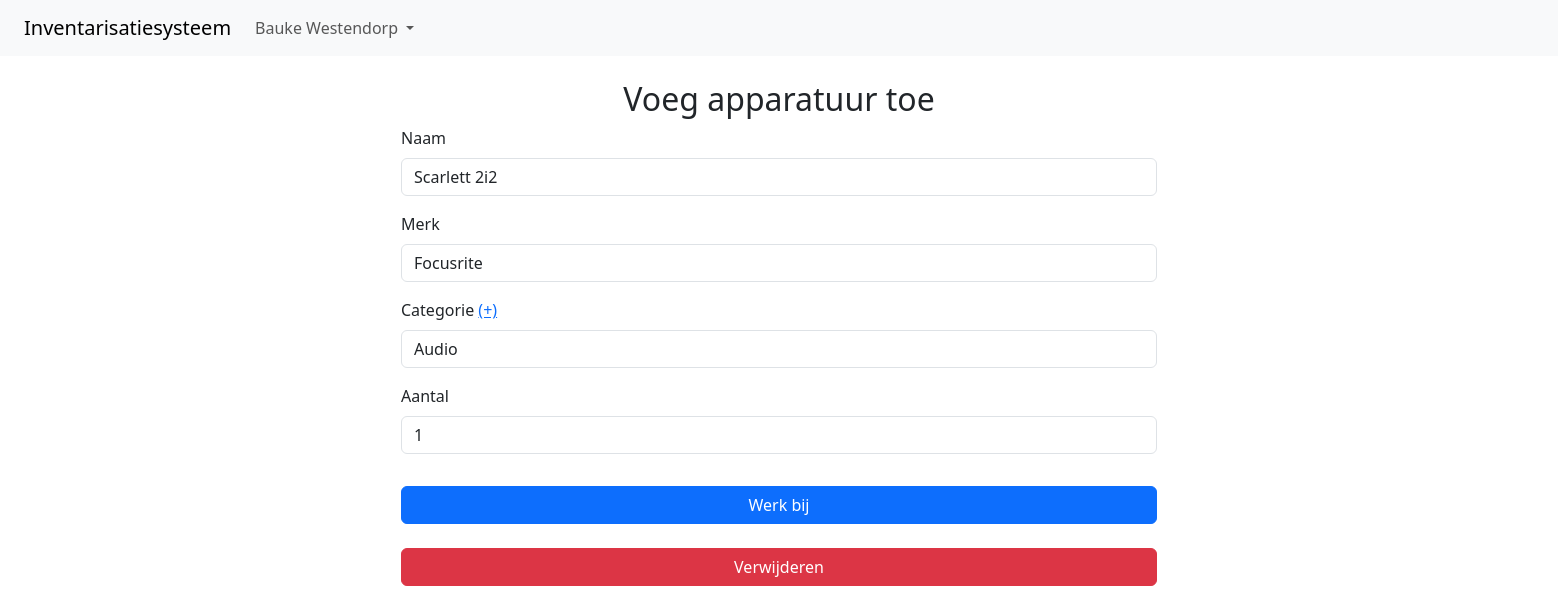
The app's page /equipment/2/edit (signed in) with its own data.
### models.py (models this page shows, shortened)
class User(db.Model, UserMixin):
    id = db.Column(db.Integer, primary_key=True)
    username = db.Column(db.String(60), unique=True, nullable=False)
    email = db.Column(db.String(120), unique=True, nullable=False)
    password = db.Column(db.String(60), nullable=False)

class Equipment(db.Model):
    id = db.Column(db.Integer, primary_key=True)
    name = db.Column(db.String(100), nullable=False)
    brand = db.Column(db.String(100), nullable=False)
    category_id = db.Column(db.Integer, db.ForeignKey('category.id'), nullable=False)
    category = db.relationship('Category', foreign_keys=[category_id])
    count = db.Column(db.Integer, nullable=False)

### routes.py (the view, shortened to what this page needs)
@app.route('/equipment/<int:id>/edit', methods=['GET', 'POST'])
@login_required
def equipment_edit(id):
    equipment = Equipment.query.get_or_404(id)
    form = EquipmentForm(obj=equipment)
    form.category.choices = [(category.id, category.name) for category in Category.query.all()]
    form.submit.label.text = "Werk bij"
    return render_template("equipment.html", title="Bewerk apparatuur", form=form, equipment_id=id)

### forms.py
class EquipmentForm(FlaskForm):
    name = StringField("Naam", validators=[DataRequired(), Length(min=1, max=100)])
    brand = StringField("Merk", validators=[DataRequired(), Length(min=1, max=100)])
    category = SelectField("Categorie", validators=[DataRequired()])
    count = IntegerField("Aantal", validators=[DataRequired(), NumberRange(min=2)])
    submit = SubmitField("Voeg toe")

### app.py (called while the page is built)
@app.before_request
def create_tables():
    db.create_all()

### models.py (called while the page is built)
@login_manager.user_loader
def load_user(user_id):
    return User.query.get(int(user_id))

    def __repr__(self):
        return f"Category('{self.id}', '{self.name}')"

### templates/equipment.html (shortened to what this page needs)
{% extends "base.html" %} {% block content %}
<div class="mt-4 row justify-content-center">
    <div class="col-md-6">
        <h2 class="text-center">Voeg apparatuur toe</h2>
        <form class="d-flex flex-column" style="gap: 1rem" method="POST" action="">
            <div class="form-group">
                {{ form.name.label(class="form-label") }}
                {{ form.name(class="form-control") }}
            </div>
            <div class="form-group">
                {{ form.brand.label(class="form-label") }}
                {{ form.brand(class="form-control") }}
            </div>
            <div class="form-group">
                {{ form.category.label(class="form-label") }}
                <a href="/category/add">(+)</a>
                {{ form.category(class="form-control") }}
            </div>
            <div class="form-group">
                {{ form.count.label(class="form-label") }}
                {{ form.count(class="form-control") }}
            </div>
            <div class="form-group mt-3">
                {{ form.submit(class="btn btn-primary w-100") }}
            </div>
        </form>
        {% if equipment_id %}
            <a href="/equipment/{{equipment_id}}/delete" class="btn btn-danger w-100 mt-4">Verwijderen</a>
        {% endif %}
    <br>
    </div>
</div>
{% endblock %}

### templates/base.html (shortened to what this page needs)
<!doctype html>
<html lang="en">
    <head>
        <link
            href="https://cdn.jsdelivr.net/npm/bootstrap@5.3.3/dist/css/bootstrap.min.css"
            rel="stylesheet"
        />
        <link rel="stylesheet" href="{{ url_for('static', filename='main.css') }}">
    </head>
    <body>
        <nav class="px-4 py-2 navbar navbar-expand-lg navbar-light bg-light">
            <a class="navbar-brand" href="/">Inventarisatiesysteem</a>
            <div class="collapse navbar-collapse">
                <ul class="navbar-nav ml-auto">
                    {% if current_user.is_authenticated %}
                        <li class="nav-item dropdown">
                            <a class="nav-link dropdown-toggle"
                                href="#"
                                id="navbarDropdown"
                                role="button"
                                data-bs-toggle="dropdown"
                                aria-haspopup="true"
                                aria-expanded="false"
                            >
                                {{ current_user.username }}
                            </a>
                        </li>
                    {% else %}
                        <li class="nav-item">
                            <a class="nav-link" href="/login">Login</a>
                        </li>
                    {% endif %}
                </ul>
            </div>
        </nav>
        <div id="page">
            {% block content %} {% endblock %}
        </div>
    </body>
</html>

### static/main.css (style rules this page uses)
#page { width: 96rem; margin: 0 auto; }

### records on screen
User: username "Bauke Westendorp"
Equipment: name "Scarlett 2i2", brand "Focusrite", category "Audio", count "1"
